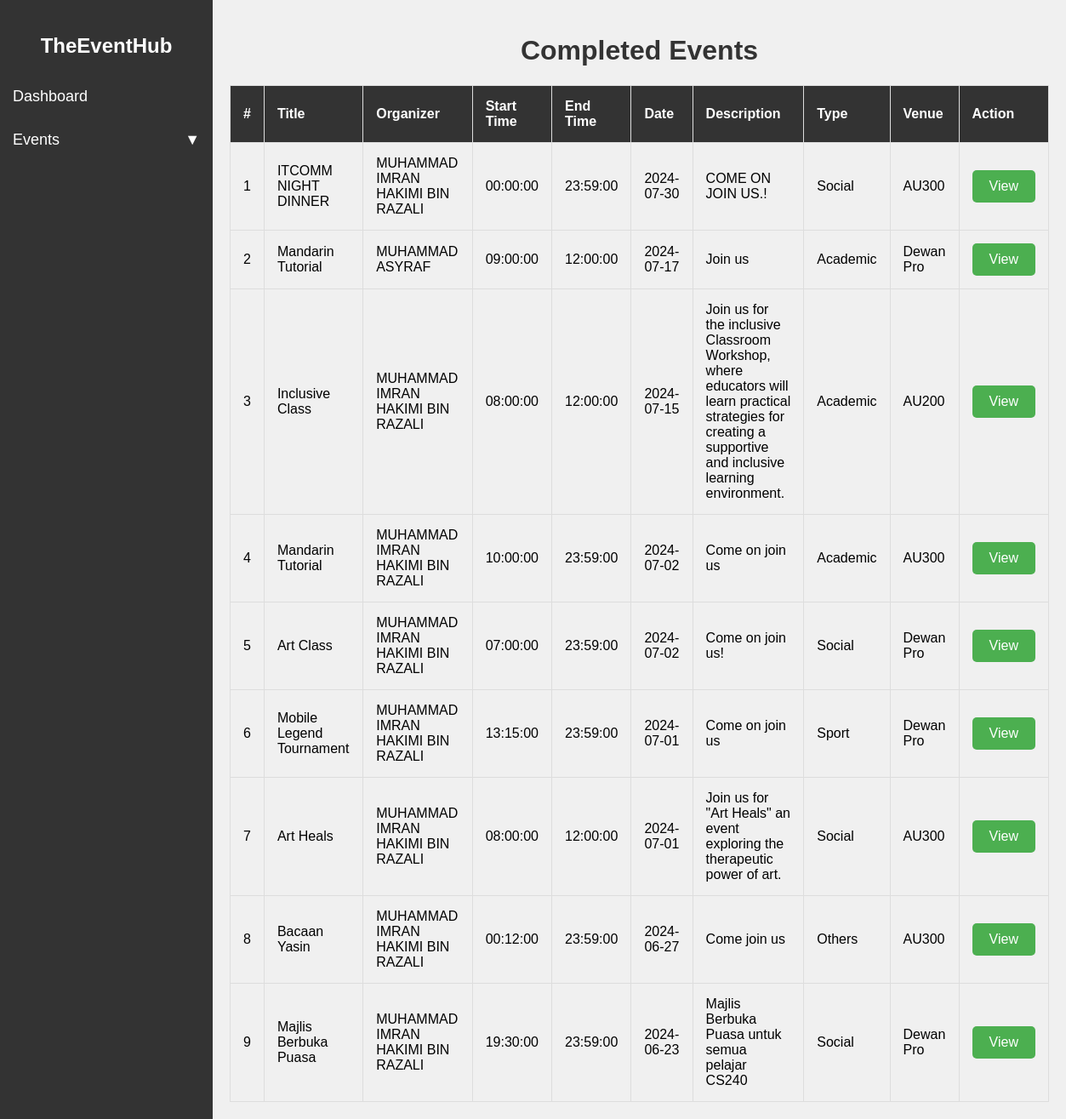
The page /backend/admin/completed_events.php (signed in) on the database its author committed.
### tables this page shows
CREATE TABLE `event` (
  `EventID` int(11) NOT NULL,
  `EventTitle` varchar(255) NOT NULL,
  `Org_name` varchar(255) NOT NULL,
  `EventTime` time NOT NULL,
  `EventEnd` time NOT NULL,
  `EventDate` date NOT NULL,
  `EventDesc` varchar(255) NOT NULL,
  `EventType` varchar(255) NOT NULL,
  `EVenue` varchar(255) NOT NULL,
  `image` varchar(255) NOT NULL,
  `userID` int(11) DEFAULT NULL,
  `qrcode` varchar(255) NOT NULL
);

### backend/admin/completed_events.php (the view, shortened to what this page needs)
<?php
$servername = "localhost";
$db_username = "root";
$db_password = "";
$dbname = "theeventhub";
$conn = new mysqli($servername, $db_username, $db_password, $dbname);
$events_sql = "
    SELECT EventID, EventTitle, Org_name, EventTime, EventEnd, EventDate, EventDesc, EventType, EVenue
    FROM event
    WHERE EventDate < CURDATE()
    OR (EventDate = CURDATE() AND EventEnd < CURTIME())
    ORDER BY EventDate DESC, EventTime DESC";
$events_result = $conn->query($events_sql);
?>
<!DOCTYPE html>
<html lang="en">
<head>
</head>
<body>
<div class="sidebar">
    <h2>TheEventHub</h2>
    <a href="dashboard.php">Dashboard</a>
    <a href="#" onclick="toggleSubMenu(event)">
        <span class="dropdown-icon">Events</span>
    </a>
</div>
<div class="content">
    <h1>Completed Events</h1>
    <table>
        <tr>
            <th>#</th>
            <th>Title</th>
            <th>Organizer</th>
            <th>Start Time</th>
            <th>End Time</th>
            <th>Date</th>
            <th>Description</th>
            <th>Type</th>
            <th>Venue</th>
            <th>Action</th>
        </tr>
        <?php
        if ($events_result->num_rows > 0) {
            $counter = 1;
            while($row = $events_result->fetch_assoc()) {
                echo "<tr>
                        <td>{$counter}</td>
                        <td>{$row['EventTitle']}</td>
                        <td>{$row['Org_name']}</td>
                        <td>{$row['EventTime']}</td>
                        <td>{$row['EventEnd']}</td>
                        <td>{$row['EventDate']}</td>
                        <td>{$row['EventDesc']}</td>
                        <td>{$row['EventType']}</td>
                        <td>{$row['EVenue']}</td>
                        <td><a class='action-button' href='event_details.php?id={$row['EventID']}'>View</a></td>
                      </tr>";
                $counter++;
            }
        } else {
            echo "<tr><td colspan='10'>No events found</td></tr>";
        }
        ?>
    </table>
</div>
</body>
</html>

### backend/admin/completed_events.php (style rules this page uses)
body { font-family: Arial, sans-serif; background-color: #f0f0f0; margin: 0; padding: 0; display: flex; }
.sidebar { width: 250px; background-color: #333; padding-top: 20px; color: white; position: fixed; height: 100%; }
.sidebar h2 { margin: 0; padding: 20px 0; font-size: 24px; text-align: center; }
.sidebar a { padding: 15px; text-decoration: none; font-size: 18px; color: white; display: block; cursor: pointer; }
.sidebar .dropdown-icon::after { content: '\25BC'; float: right; }
.content { margin-left: 250px; padding: 20px; }
h1 { text-align: center; color: #333; }
table { width: 100%; border-collapse: collapse; margin-top: 20px; }
table, th, td { border: 1px solid #ddd; }
th, td { padding: 15px; text-align: left; }
th { background-color: #333; color: white; }
.action-button { background-color: #4CAF50; color: white; padding: 10px 20px; text-align: center; text-decoration: none; display: inline-block; border-radius: 5px; }

### rows shown on the page
event: EventTitle "ITCOMM NIGHT DINNER", Org_name "MUHAMMAD IMRAN HAKIMI BIN RAZALI", EventTime "00:00:00", EventEnd "23:59:00", EventDate "2024-07-30", EventDesc "COME ON JOIN US.!", EventType "Social", EVenue "AU300"
event: EventTitle "Mandarin Tutorial", Org_name "MUHAMMAD ASYRAF", EventTime "09:00:00", EventEnd "12:00:00", EventDate "2024-07-17", EventDesc "Join us", EventType "Academic", EVenue "Dewan Pro"
event: EventTitle "Inclusive Class", Org_name "MUHAMMAD IMRAN HAKIMI BIN RAZALI", EventTime "08:00:00", EventEnd "12:00:00", EventDate "2024-07-15", EventDesc "Join us for the inclusive Classroom Workshop, where educators will learn practical strategies for creating a supportive and inclusive learning environment.", EventType "Academic", EVenue "AU200"
event: EventTitle "Mandarin Tutorial", Org_name "MUHAMMAD IMRAN HAKIMI BIN RAZALI", EventTime "10:00:00", EventEnd "23:59:00", EventDate "2024-07-02", EventDesc "Come on join us", EventType "Academic", EVenue "AU300"
event: EventTitle "Art Class", Org_name "MUHAMMAD IMRAN HAKIMI BIN RAZALI", EventTime "07:00:00", EventEnd "23:59:00", EventDate "2024-07-02", EventDesc "Come on join us!", EventType "Social", EVenue "Dewan Pro"
event: EventTitle "Mobile Legend Tournament", Org_name "MUHAMMAD IMRAN HAKIMI BIN RAZALI", EventTime "13:15:00", EventEnd "23:59:00", EventDate "2024-07-01", EventDesc "Come on join us", EventType "Sport", EVenue "Dewan Pro"
event: EventTitle "Art Heals", Org_name "MUHAMMAD IMRAN HAKIMI BIN RAZALI", EventTime "08:00:00", EventEnd "12:00:00", EventDate "2024-07-01", EventDesc "Join us for \"Art Heals\" an event exploring the therapeutic power of art.", EventType "Social", EVenue "AU300"
event: EventTitle "Bacaan Yasin", Org_name "MUHAMMAD IMRAN HAKIMI BIN RAZALI", EventTime "00:12:00", EventEnd "23:59:00", EventDate "2024-06-27", EventDesc "Come join us", EventType "Others", EVenue "AU300"
event: EventTitle "Majlis Berbuka Puasa", Org_name "MUHAMMAD IMRAN HAKIMI BIN RAZALI", EventTime "19:30:00", EventEnd "23:59:00", EventDate "2024-06-23", EventDesc "Majlis Berbuka Puasa untuk semua pelajar CS240", EventType "Social", EVenue "Dewan Pro"
